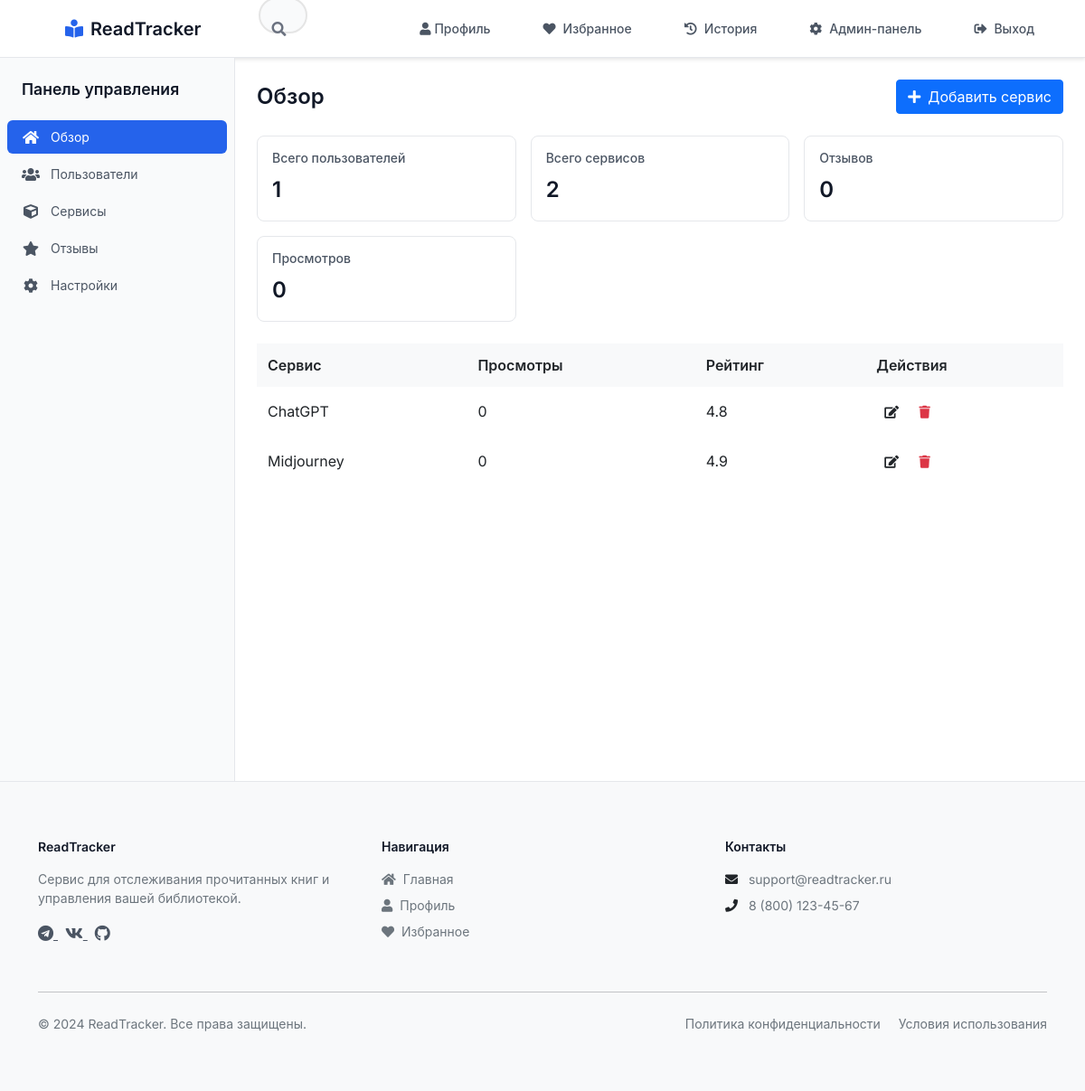
The page /admin (signed in) on the database its author committed.
### app.py (models this page shows)
class Service(db.Model):
    id = db.Column(db.Integer, primary_key=True)
    title = db.Column(db.String(100), nullable=False)
    description = db.Column(db.Text, nullable=False)
    category = db.Column(db.String(50), nullable=False)
    subcategory = db.Column(db.String(50))
    tags = db.Column(db.String(200))  # Store tags as comma-separated string
    detailed_description = db.Column(db.Text)
    pricing_type = db.Column(db.String(20))  # 'free', 'paid', 'freemium'
    pricing = db.Column(db.Text)
    link = db.Column(db.String(200))
    rating = db.Column(db.Float, default=0.0)
    created_at = db.Column(db.DateTime, default=db.func.current_timestamp())
    favorites = db.relationship('Favorite', backref='service', lazy=True)
    views = db.relationship('ViewHistory', backref='service', lazy=True)
    reviews = db.relationship('Review', backref='service', lazy=True)

### app.py (the view)
@app.route('/admin')
@login_required
@admin_required
def admin_dashboard():
    users = User.query.all()
    services = Service.query.all()
    reviews = Review.query.all()
    views = ViewHistory.query.all()
    return render_template('admin/dashboard.html',
                         users_count=len(users),
                         services_count=len(services),
                         reviews_count=len(reviews),
                         views_count=len(views),
                         services=services)

### app.py (called while the page is built)
@login_manager.user_loader
def load_user(user_id):
    return User.query.get(int(user_id))

def admin_required(f):
    @wraps(f)
    def decorated_function(*args, **kwargs):
        if not current_user.is_authenticated or current_user.role != 'admin':
            flash('Доступ запрещен. Требуются права администратора.')
            return redirect(url_for('index'))
        return f(*args, **kwargs)
    return decorated_function

@app.context_processor
def utility_processor():
    return {
        'current_app': current_app
    }

### templates/admin/dashboard.html
{% extends "admin/base.html" %}
{% block admin_content %}
<div class="admin-header">
    <h1>Обзор</h1>
    <div class="admin-header-actions">
        <button class="btn btn-primary">
            <i class="fas fa-plus me-2"></i>Добавить сервис
        </button>
    </div>
</div>
<div class="admin-stats">
    <div class="admin-stat-card">
        <h3>Всего пользователей</h3>
        <div class="admin-stat-value">{{ users_count }}</div>
    </div>
    <div class="admin-stat-card">
        <h3>Всего сервисов</h3>
        <div class="admin-stat-value">{{ services_count }}</div>
    </div>
    <div class="admin-stat-card">
        <h3>Отзывов</h3>
        <div class="admin-stat-value">{{ reviews_count }}</div>
    </div>
    <div class="admin-stat-card">
        <h3>Просмотров</h3>
        <div class="admin-stat-value">{{ views_count }}</div>
    </div>
</div>
<div class="admin-table">
    <table>
        <thead>
            <tr>
                <th>Сервис</th>
                <th>Просмотры</th>
                <th>Рейтинг</th>
                <th>Действия</th>
            </tr>
        </thead>
        <tbody>
            {% for service in services %}
            <tr>
                <td>{{ service.title }}</td>
                <td>{{ service.views|length }}</td>
                <td>{{ "%.1f"|format(service.rating) }}</td>
                <td>
                    <button class="btn btn-sm btn-outline">
                        <i class="fas fa-edit"></i>
                    </button>
                    <button class="btn btn-sm btn-outline text-danger">
                        <i class="fas fa-trash"></i>
                    </button>
                </td>
            </tr>
            {% endfor %}
        </tbody>
    </table>
</div>
{% endblock %}

### static/css/style.css (style rules this page uses)
:root { --primary: #2563eb; --primary-dark: #1d4ed8; --text-primary: #111827; --text-secondary: #4b5563; --border-color: #e5e7eb; --bg-hover: #f3f4f6; --bg-secondary: #f9fafb; --success: #059669; --danger: #dc2626; --accent: #FFD700; --accent-dark: #FFC700; --dark: #1A1A1A; --gray-dark: #333333; --gray: #666666; --gray-light: #E5E5E5; --white: #FFFFFF; --secondary-color: #f5f5f5; --text-color: #333; --border-radius: 8px; }
* { margin: 0; padding: 0; box-sizing: border-box; font-family: 'Inter', -apple-system, BlinkMacSystemFont, sans-serif; }
body { background: #fff; color: var(--text-primary); font-family: 'Inter', sans-serif; }
.admin-header { display: flex; justify-content: space-between; align-items: center; margin-bottom: 24px; }
.admin-header h1 { font-size: 1.5rem; font-weight: 600; color: var(--text-primary); margin: 0; }
.admin-stats { display: grid; grid-template-columns: repeat(auto-fit, minmax(240px, 1fr)); gap: 16px; margin-bottom: 24px; }
.admin-stat-card { background: #fff; border: 1px solid var(--border-color); border-radius: 8px; padding: 16px; }
.admin-stat-card h3 { font-size: 0.875rem; color: var(--text-secondary); margin: 0 0 8px 0; }
.admin-stat-value { font-size: 1.5rem; font-weight: 600; color: var(--text-primary); }
.btn { padding: 6px 12px; font-size: 0.875rem; font-weight: 500; border-radius: 6px; transition: all 0.2s; }
.btn-primary { background: var(--primary); color: #fff; border: none; }
.btn-outline { background: transparent; border: 1px solid var(--border-color); color: var(--text-secondary); }
table { width: 100%; border-collapse: collapse; }
th, td { padding: 12px; text-align: left; border-bottom: 1px solid #ddd; }
th { background-color: #f8f9fa; font-weight: 600; }
.btn { border-radius: var(--border-radius); padding: 0.5rem 1.5rem; transition: all 0.2s ease; }

### templates/base.html (style rules this page uses)
body { margin: 0; font-family: 'Inter', sans-serif; min-height: 100vh; display: flex; flex-direction: column; font-size: 14px; background: #fff; color: #111827; }
.btn-primary { background: #2563eb; border: none; padding: 6px 12px; font-size: 0.875rem; border-radius: 6px; font-weight: 500; }
.btn-outline { background: transparent; border: 1px solid #e5e7eb; color: #4b5563; padding: 6px 12px; font-size: 0.875rem; border-radius: 6px; font-weight: 500; transition: all 0.2s; }

### rows shown on the page
Service: title "ChatGPT", views|length "0", rating "4.8"
Service: title "Midjourney", views|length "0", rating "4.9"

### other values the page prints
{{ users_count }} "1"
{{ services_count }} "2"
{{ reviews_count }} "0"
{{ views_count }} "0"
